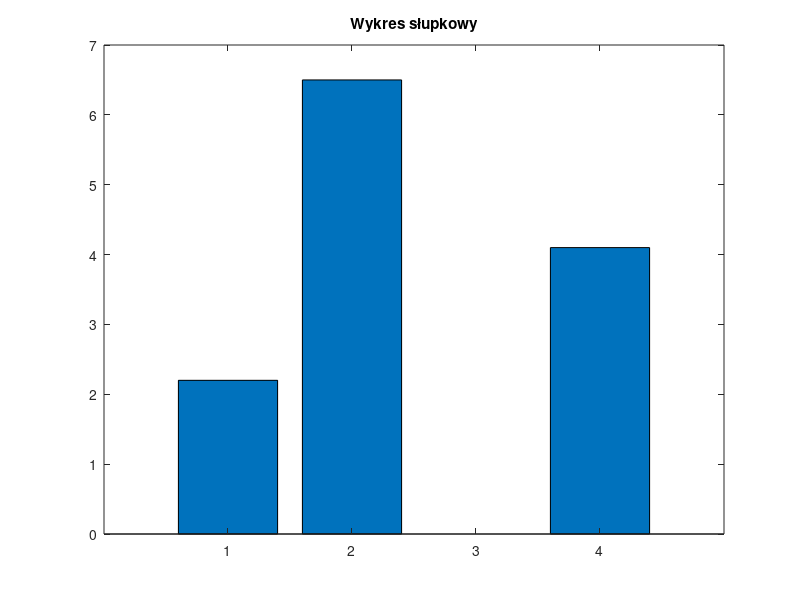
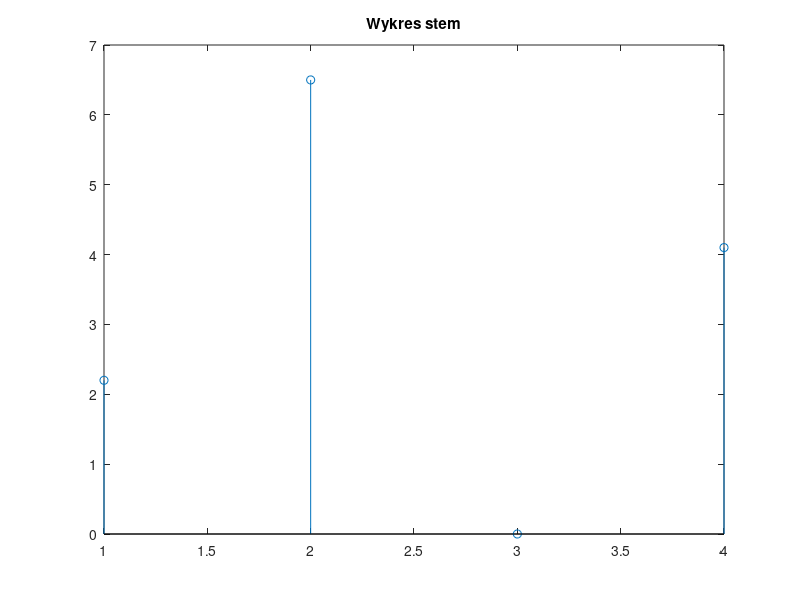
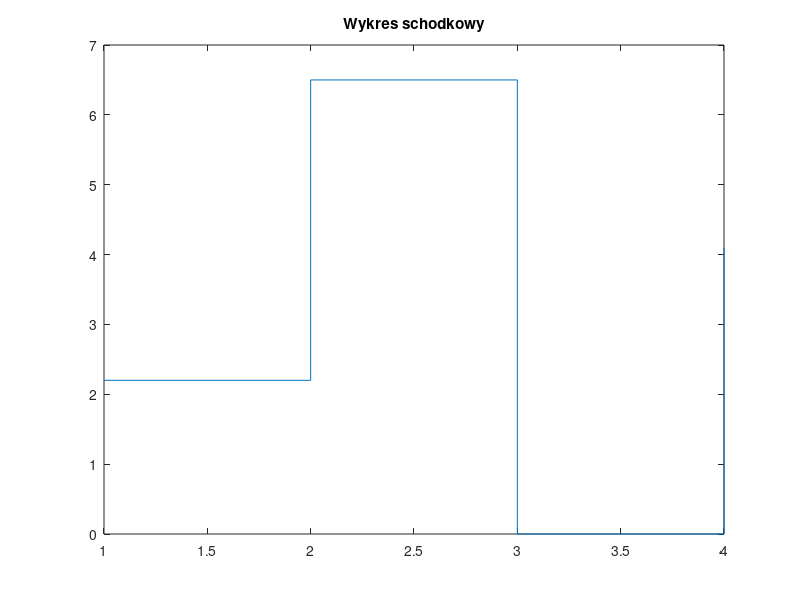

Write MATLAB code to recreate these figures, in order.
x = [1 2 3 4];
y = [2.2 6.5 0 4.1];

figure
bar(x,y)
title('Wykres słupkowy')

figure
stem(x,y)
title('Wykres stem')

figure
stairs(x,y)
title('Wykres schodkowy')
